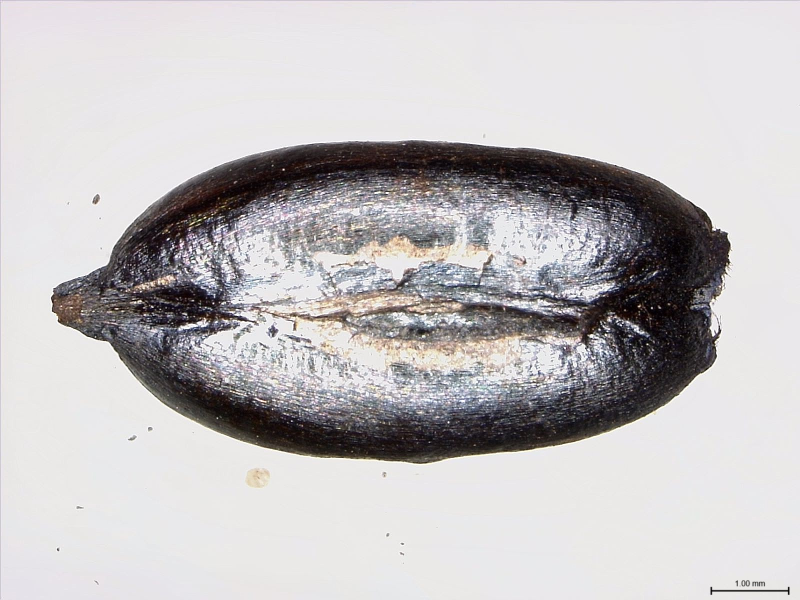
#> input picture 2N5_1.V.jpg, 1599 x 1199 px (shown at 1/2 size); its folder holds only this picture in this run
$ python -i main.py   (imports and definitions only)   (older library calls are emulated)
#> lines starting #> are read from the running program, lines starting #| are printed output that depends on the picture; after the words box and inside, x2 and y2 are one past the last pixel; in counts of white or black regions, pixels touching at a corner belong together
#> further down, picture is the input picture: shape (1199, 1599, 3); mean B, G, R 192, 190.7, 193.5
import os
import csv
import numpy as np
import matplotlib.pyplot as plt
import cv2
import json
import time

from prst import PlanarReflectiveSymmetryTransform
from utils.util import draw_axes, get_axis, orient


# [11 lines left out: function dis_p2line, not called in this run]


"""
x: sample point
M: model defined by points (x1, y1), (x2, y2)...
"""


# [5 lines left out: function min_distance, not called in this run]


def simple_gaussian(dis, theta):
    g = np.exp(-pow(dis / theta, 2))
    return 0 if g < 0.01 else g


# [76 lines left out: functions gaussian_edge, point_2_img, rasterization, find_intersections, get_padding_corners, not called in this run]


def image_preprocessing(image, resize=500, debug=False):
#> called with resize = 500, debug = False
    scale_x = float(resize) / image.shape[1]
#> scale_x = 0.313
    scale_y = float(resize) / image.shape[0]
#> scale_y = 0.417
    scale = min(scale_x, scale_y)
#> scale = 0.313

    width = int(image.shape[1] * scale)
#> width = 500
    height = int(image.shape[0] * scale)
#> height = 374
    dim = (width, height)
#> dim = (500, 374)

    # resize image
    resized = cv2.resize(image, dim, interpolation=cv2.INTER_AREA)
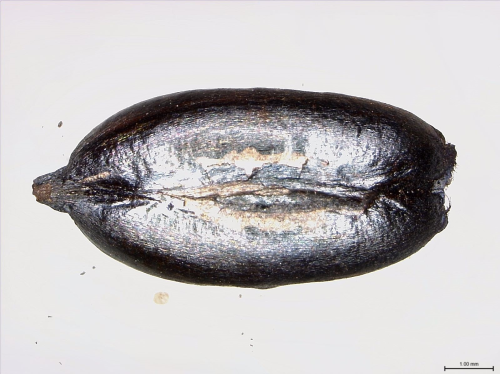
#> resized: shape (374, 500, 3); mean B, G, R 192, 190.7, 193.5

    # visualize the binary image
    img_gray = cv2.cvtColor(resized, cv2.COLOR_BGR2GRAY)
    ret, thresh = cv2.threshold(img_gray, 150, 255, cv2.THRESH_BINARY_INV)
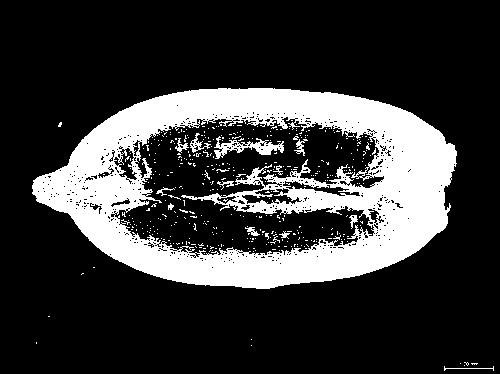
#> thresh: shape (374, 500); 22.3% white; 420 white regions (406 under 20 px), largest, box (x1, y1, x2, y2) and area: (32, 88, 457, 289) 39350, (214, 136, 284, 159) 595, (190, 133, 211, 153) 125

    kernel = np.ones((3, 3), np.uint8)
    opening = cv2.morphologyEx(thresh, cv2.MORPH_OPEN, kernel)
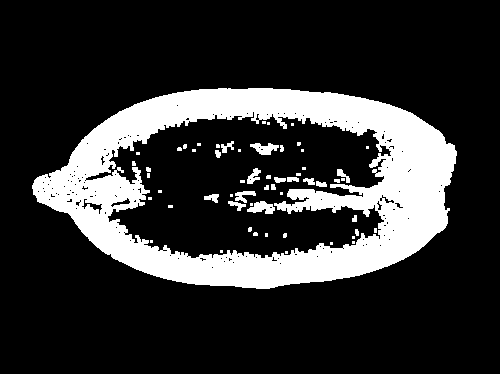
#> opening: shape (374, 500); 19.9% white; 58 white regions (37 under 20 px), largest, box (x1, y1, x2, y2) and area: (32, 88, 457, 289) 35240, (247, 201, 275, 214) 225, (250, 143, 279, 155) 207

    kernel = np.ones((5, 5), np.uint8)
    closing = cv2.morphologyEx(opening, cv2.MORPH_CLOSE, kernel)
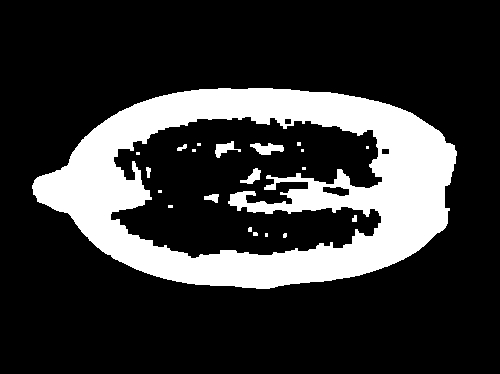
#> closing: shape (374, 500); 20.9% white; 21 white regions (13 under 20 px), largest, box (x1, y1, x2, y2) and area: (32, 88, 457, 289) 38127, (250, 143, 284, 155) 250, (215, 141, 241, 158) 193

    if debug:
        plt.subplot(221)
        plt.imshow(img_gray, cmap="gray")
        plt.title("gray")
        plt.subplot(222)
        plt.imshow(thresh, cmap="gray")
        plt.title("binary")
        plt.subplot(223)
        plt.imshow(opening, cmap="gray")
        plt.title("opening")
        plt.subplot(224)
        plt.imshow(closing, cmap="gray")
        plt.title("closing")
        plt.show()

    return closing


# [200 lines left out: functions generate_contour_img, width_analysis, get_width_position, hausdorff_distance, curve_difference, peek_difference and 3 more, not called in this run]


# [14 lines not run here, left out]

>>> import cv2
>>> picture = cv2.imread('2N5_1.V.jpg')
>>> result = image_preprocessing(picture)

$ run again, on 2N5_2.V.jpg
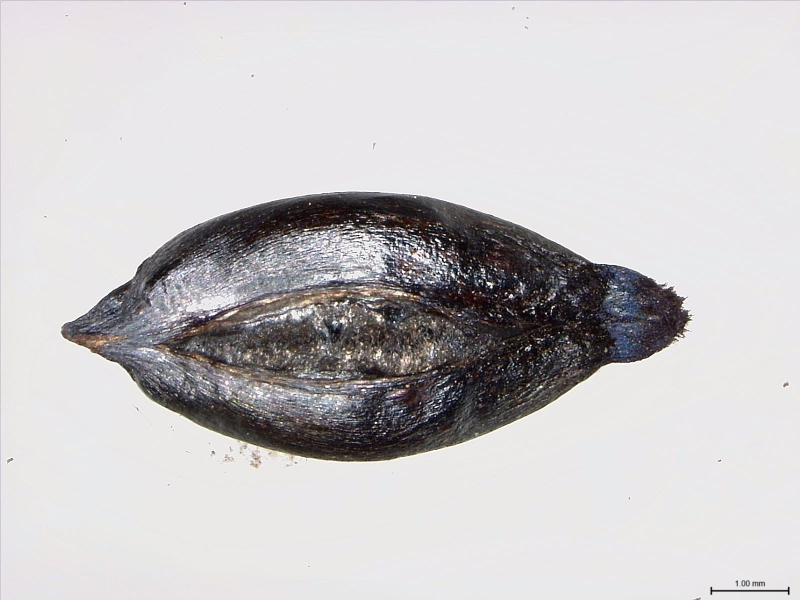
#> input picture 2N5_2.V.jpg, 1599 x 1199 px (shown at 1/2 size)
#> picture is the input picture: shape (1199, 1599, 3); mean B, G, R 199.1, 197.6, 199.9
#> in image_preprocessing, `ret, thresh = cv2.threshold(img_gray, 150, 255, cv2.THRESH_BINARY_INV)`:
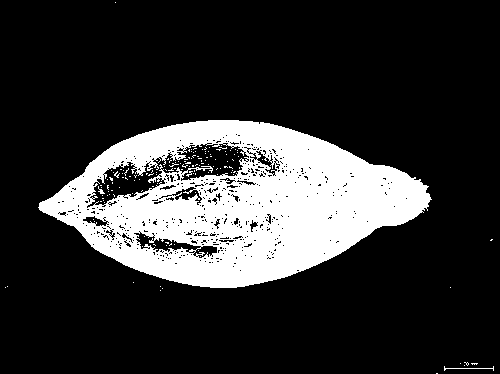
#> thresh: shape (374, 500); 20% white; 142 white regions (139 under 20 px), largest, box (x1, y1, x2, y2) and area: (38, 120, 432, 288) 36945, (444, 366, 494, 371) 59, (98, 186, 105, 194) 23
#> opening: shape (374, 500); 18.7% white; 16 white regions (12 under 20 px), largest, box (x1, y1, x2, y2) and area: (39, 120, 431, 288) 34819, (232, 182, 239, 186) 27, (161, 172, 166, 178) 24, (249, 149, 256, 153) 23
#> in image_preprocessing, `closing = cv2.morphologyEx(opening, cv2.MORPH_CLOSE, kernel)`:
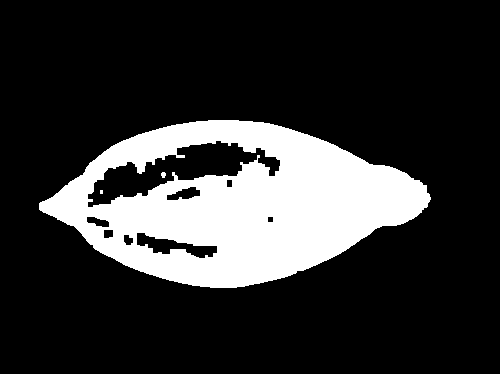
#> closing: shape (374, 500); 19.9% white; 3 white regions (1 under 20 px), largest, box (x1, y1, x2, y2) and area: (39, 120, 431, 288) 37110, (161, 172, 166, 178) 24

$ run again, on 2N5_3.V.jpg
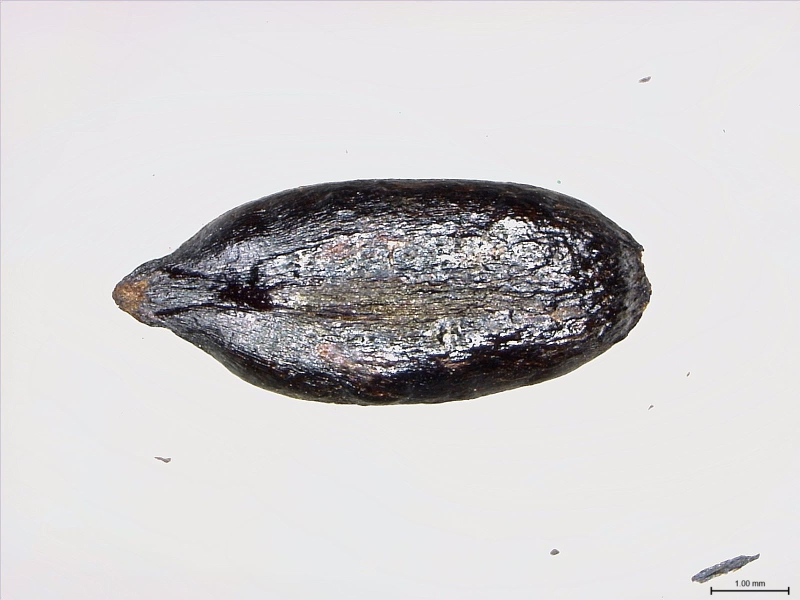
#> input picture 2N5_3.V.jpg, 1599 x 1199 px (shown at 1/2 size)
#> picture is the input picture: shape (1199, 1599, 3); mean B, G, R 207.3, 206, 208.1
#> in image_preprocessing, `ret, thresh = cv2.threshold(img_gray, 150, 255, cv2.THRESH_BINARY_INV)`:
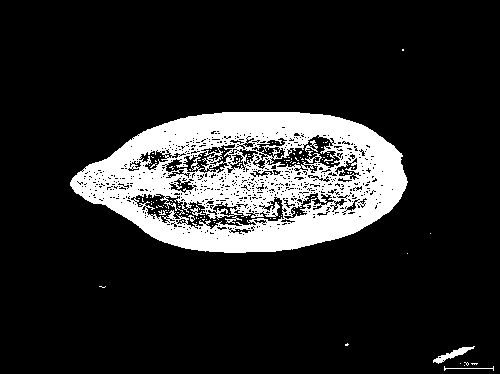
#> thresh: shape (374, 500); 15.2% white; 118 white regions (110 under 20 px), largest, box (x1, y1, x2, y2) and area: (70, 112, 408, 253) 27643, (433, 346, 475, 364) 223, (305, 140, 318, 152) 63
#> opening: shape (374, 500); 12.5% white; 62 white regions (40 under 20 px), largest, box (x1, y1, x2, y2) and area: (70, 112, 407, 253) 20178, (182, 164, 275, 213) 1547, (193, 168, 228, 189) 315
#> in image_preprocessing, `closing = cv2.morphologyEx(opening, cv2.MORPH_CLOSE, kernel)`:
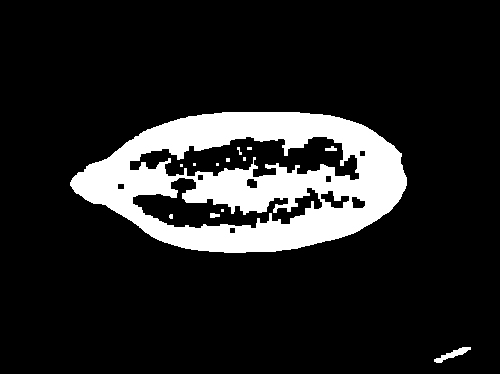
#> closing: shape (374, 500); 14% white; 13 white regions (8 under 20 px), largest, box (x1, y1, x2, y2) and area: (70, 112, 407, 253) 25800, (434, 347, 471, 363) 205, (325, 146, 337, 151) 42, (210, 213, 220, 218) 40, (237, 147, 242, 155) 20
